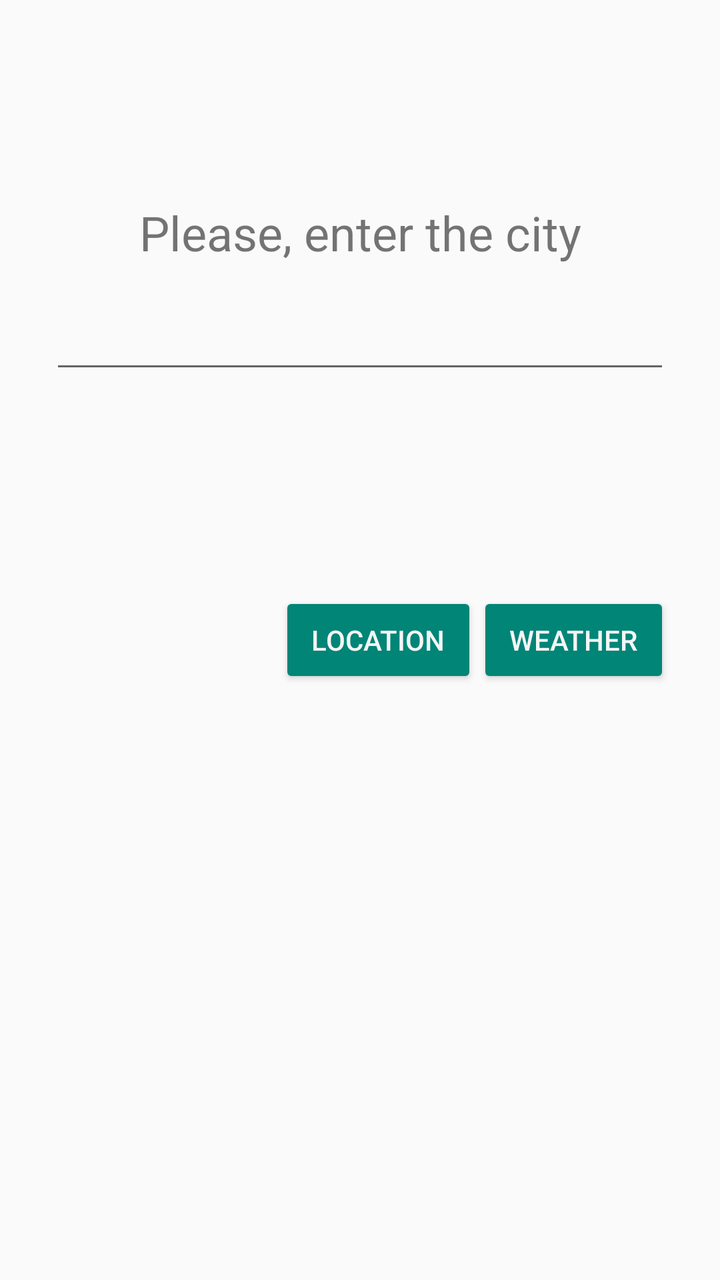
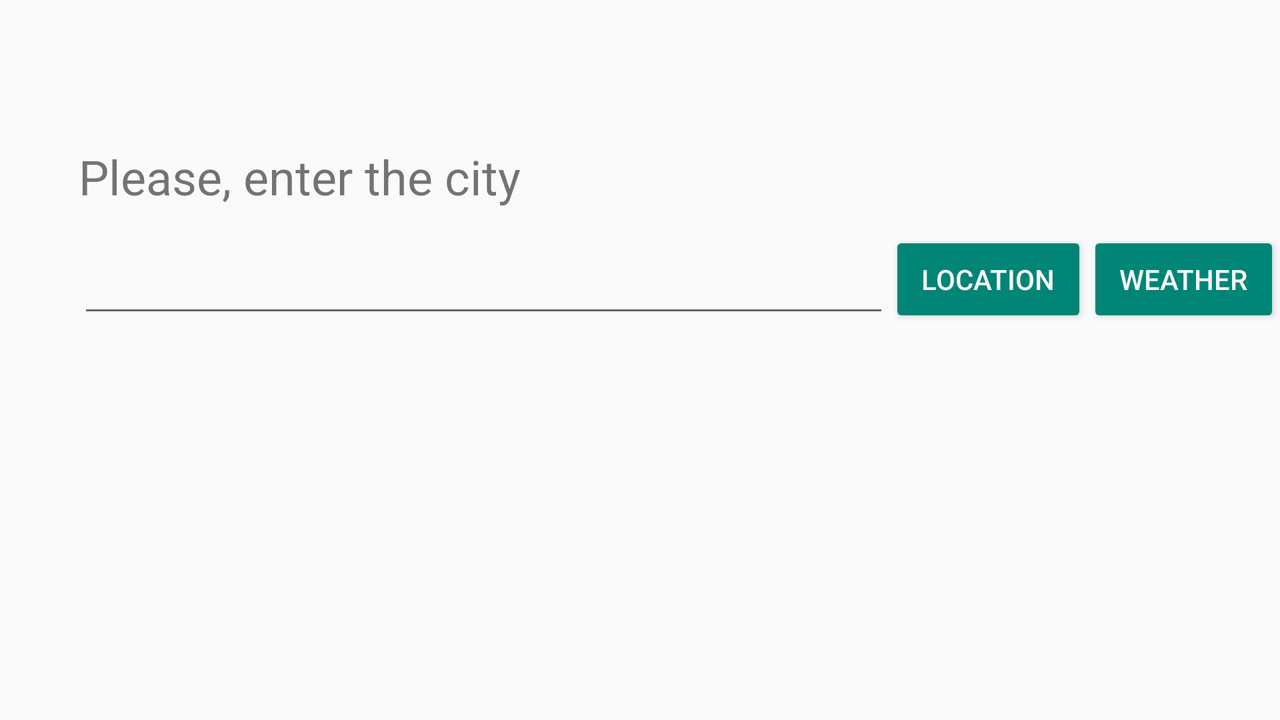

First picture: res/layout/ on a phone held upright. Second picture: the repository's own variant of that layout, on a device whose configuration matches the variant's folder. Source for both follows.
<!-- AndroidManifest.xml: application theme AppTheme -->
<!-- res/layout/fragment_search.xml -->
<RelativeLayout xmlns:android="http://schemas.android.com/apk/res/android"
                xmlns:tools="http://schemas.android.com/tools"
                android:layout_width="match_parent"
                android:layout_height="match_parent"
                tools:context=".MainActivity"
                >

    <TextView
            android:layout_width="wrap_content"
            android:layout_height="wrap_content"
            android:text="@string/text_view_what_city"
            android:id="@+id/tvWeather"
            android:textSize="24sp"

            android:layout_alignParentTop="true"
            android:layout_marginTop="100dp"
            android:layout_marginBottom="10dp"
            android:layout_alignLeft="@+id/etCity"
            android:layout_alignStart="@+id/etCity" android:layout_alignRight="@+id/etCity"
            android:layout_alignEnd="@+id/etCity" android:inputType="textEmailAddress"
            android:gravity="center_horizontal"/>

    <EditText
            android:layout_width="match_parent"
            android:layout_height="wrap_content"
            android:id="@+id/etCity"
            android:textSize="24sp"
            android:layout_centerHorizontal="true"
            android:layout_below="@+id/tvWeather"
            android:layout_marginLeft="50dp"
            android:editable="true"
            android:singleLine="true"
            android:maxHeight="@dimen/abc_action_button_min_height_material"
            android:inputType="textCapSentences"/>

    <Button style="@style/ButtonAppTheme"
            android:layout_width="wrap_content"
            android:layout_height="wrap_content"
            android:text="@string/button_weather"
            android:textSize="14sp"
            android:paddingRight="16dp"
            android:paddingLeft="16dp"
            android:id="@+id/button_search"
            android:layout_alignTop="@+id/button_location" android:layout_alignRight="@+id/etCity"
            android:layout_alignEnd="@+id/etCity"
            android:enabled="true"
            android:textColor="@color/primary_material_light"

    />
    <Button style="@style/ButtonAppTheme"
            android:layout_width="wrap_content"
            android:layout_height="wrap_content"
            android:text="@string/button_location"
            android:textSize="14sp"
            android:paddingRight="16dp"
            android:paddingLeft="16dp"

            android:textColor="@color/primary_material_light"
            android:id="@+id/button_location"
            android:layout_centerVertical="true"
            android:layout_toLeftOf="@+id/button_search"
            android:layout_toStartOf="@+id/button_search"
    />

</RelativeLayout>
<!-- resources referenced by this layout -->
<resources>
  <string name="button_location">Location</string>
  <!-- from res/values-v21/ -->
  <string name="button_weather">Weather</string>
  <!-- from res/values-v21/ -->
  <string name="text_view_what_city">Please, enter the city</string>
  <!-- from res/values-v21/ -->
  <style name="ButtonAppTheme" parent="android:Widget.Material.Button">
          <item name="android:background">@drawable/abc_btn_colored_material</item>
      </style>
  <!-- from res/values-v21/ -->
  <style name="AppTheme" parent="Theme.AppCompat.Light.NoActionBar">
  
          <item name="colorPrimary"> @color/primary_material_light</item>
          <item name="colorPrimaryDark">@color/primary_dark_material_light</item>
          <item name="colorAccent">@color/accent_material_light</item>
  
      </style>
</resources>
<!-- res/layout-land/fragment_search.xml (the repository's variant of the layout above) -->
<!-- drawn on the phone turned sideways -->
<RelativeLayout xmlns:android="http://schemas.android.com/apk/res/android"
                xmlns:tools="http://schemas.android.com/tools"
                android:layout_width="match_parent"
                android:layout_height="match_parent"
                tools:context=".MainActivity" >

    <TextView
            android:layout_width="wrap_content"
            android:layout_height="wrap_content"
            android:text="@string/text_view_what_city"
            android:id="@+id/tvWeather"
            android:textSize="24sp"

            android:layout_alignParentTop="true"
            android:layout_marginTop="72dp"
            android:layout_marginBottom="10dp"
            android:layout_alignLeft="@+id/etCity"
            android:layout_alignStart="@+id/etCity"
            android:inputType="textEmailAddress"
            android:gravity="center_horizontal"/>

    <EditText
            android:layout_width="wrap_content"
            android:layout_height="wrap_content"
            android:id="@+id/etCity"
            android:textSize="24sp"

            android:layout_marginLeft="32dp"
            android:editable="true"
            android:singleLine="true"
            android:maxHeight="@dimen/abc_action_button_min_height_material"
            android:inputType="textFilter|textAutoComplete|textAutoCorrect" android:layout_below="@+id/tvWeather"
            android:layout_alignParentLeft="true" android:layout_alignParentStart="true"
            android:layout_marginStart="39dp" android:layout_toLeftOf="@+id/button_location"
            android:layout_toStartOf="@+id/button_location" android:layout_marginRight="16dp"/>

    <Button style="@style/ButtonAppTheme"
            android:layout_width="wrap_content"
            android:layout_height="wrap_content"
            android:text="@string/button_weather"
            android:textSize="14sp"
            android:paddingRight="16dp"
            android:paddingLeft="16dp"
            android:id="@+id/button_search"
            android:enabled="true"
            android:textColor="@color/primary_material_light"

            android:layout_alignTop="@+id/button_location" android:layout_alignParentRight="true"
            android:layout_alignParentEnd="true"/>
    <Button style="@style/ButtonAppTheme"
            android:layout_width="wrap_content"
            android:layout_height="wrap_content"
            android:text="@string/button_location"
            android:textSize="14sp"
            android:paddingRight="16dp"
            android:paddingLeft="16dp"

            android:textColor="@color/primary_material_light"
            android:id="@+id/button_location"
            android:layout_alignBottom="@+id/etCity" android:layout_toLeftOf="@+id/button_search"
            android:layout_toStartOf="@+id/button_search"/>

</RelativeLayout>
